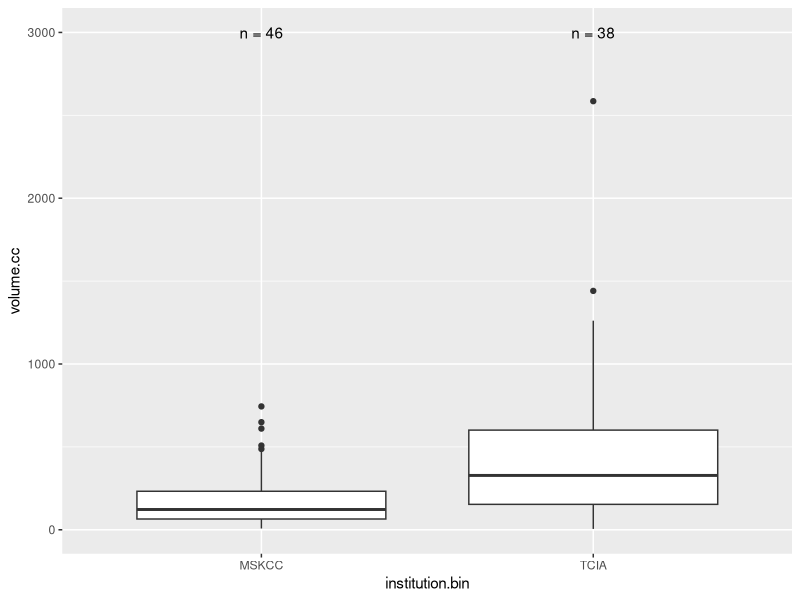
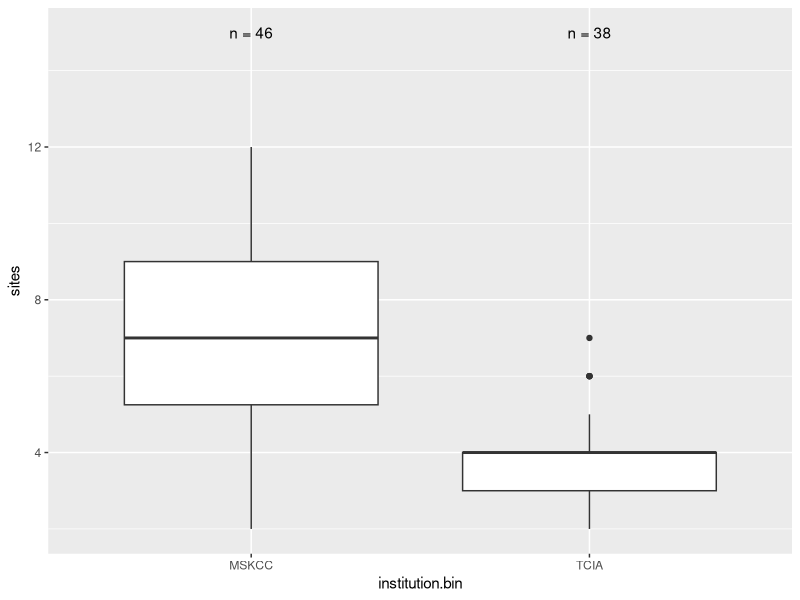
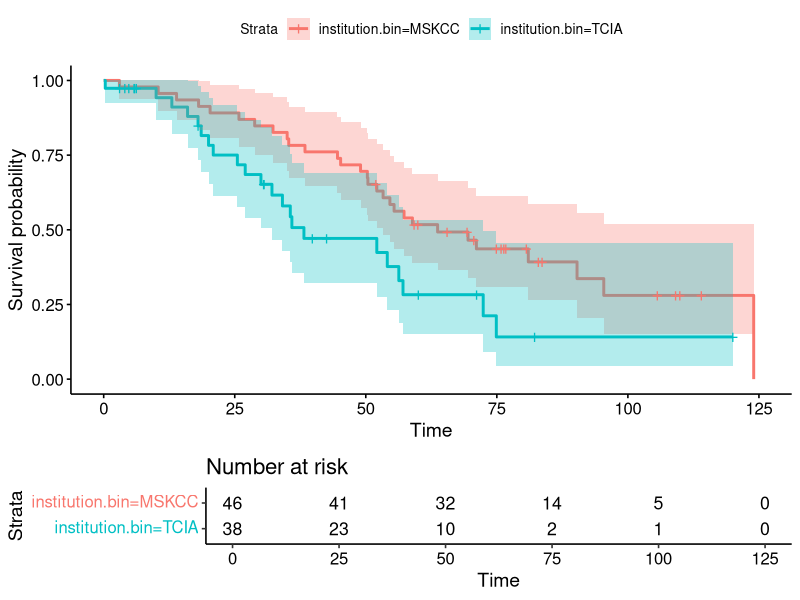
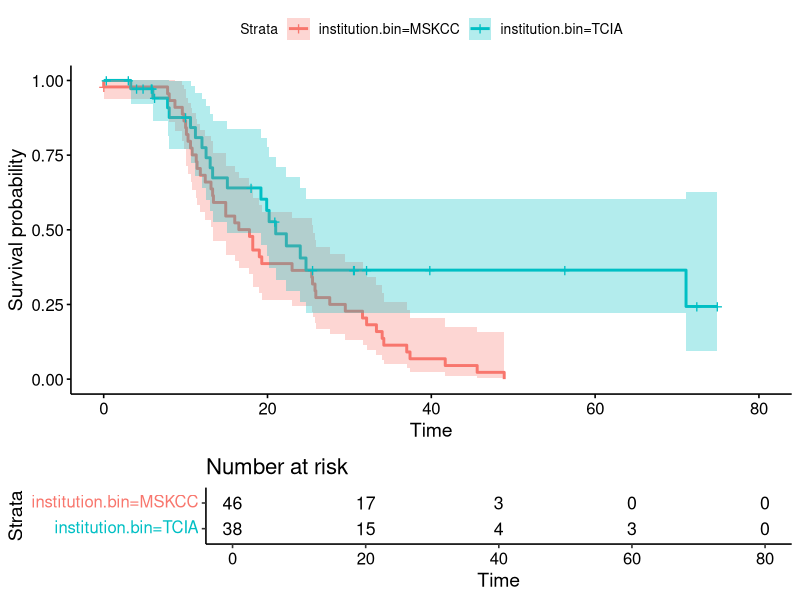

R code for these plots, in order: (Note: this script raises an error after producing the figures.)
## ---- chunk 1

## ---- chunk 2
knitr::opts_chunk$set(echo = TRUE)
## ---- chunk 3
require(tidyverse)
require(knitr)
require(broom)
require(survival)
require(survminer)
# options for output
options(scipen=1, digits=2)
# Variants of mean, median etc with na.rm = T
min_    <- function(...) min(..., na.rm=T)
max_    <- function(...) max(..., na.rm=T)
mean_   <- function(...) mean(..., na.rm=T)
median_ <- function(...) median(..., na.rm=T)
Q1_     <- function(...) quantile(..., probs=0.25, na.rm = TRUE)
Q3_     <- function(...) quantile(..., probs=0.75, na.rm = TRUE)
sum_    <- function(...) sum(..., na.rm=T)
# function to return counts of samples
n_fun <- function(x, y){ # y is position for labels
  return(data.frame(y, label = paste0("n = ", length(x))))
}
## ---- chunk 4
clin.data <- read_csv("2017-Veeraraghavan-data.csv")
## ---- chunk 5
clin.data %>%
  distinct(tcga.id) %>% tally()
## ---- chunk 6
clin.data %>%
  select(tcga.id) %>% tally()
## ---- chunk 7
clin.data %>%
  count(institution.bin) %>%
  mutate(rel.freq = 100 * n/sum(n))
#  kable(digits = 2)
## ---- chunk 8
clin.data %>%
  count(institution.bin, platinum.resistant) %>%
  mutate(rel.freq = 100 * n/sum(n))
## ---- chunk 9
clin.data %>%
  count(institution.bin, stage) %>%
  mutate(rel.freq = 100 * n/sum(n))
## ---- chunk 10
clin.data %>%
    group_by(institution.bin) %>%
    summarize_each(funs(
    min_,
    Q1_,
    median_,
    Q3_,
    max_
    ), 
    volume.cc) 
## ---- chunk 11
clin.data %>%
  ggplot(aes(x = institution.bin, y = volume.cc)) + geom_boxplot() +
    stat_summary(fun.data = n_fun, fun.args = 3000, geom = "text")
## ---- chunk 12
clin.data %>% 
  do(tidy(wilcox.test(volume.cc ~ institution.bin, data = .)))
## ---- chunk 13
clin.data %>%
    group_by(institution.bin) %>%
    summarize_each(funs(
    min_,
    Q1_,
    median_,
    Q3_,
    max_
    ), 
    sites) 
## ---- chunk 14
clin.data %>%
  ggplot(aes(x = institution.bin, y = sites)) + geom_boxplot() +
    stat_summary(fun.data = n_fun, fun.args = 15, geom = "text")
## ---- chunk 15
clin.data %>% 
  do(tidy(wilcox.test(sites ~ institution.bin, data = .)))
## ---- chunk 16
clin.data %>% 
  group_by(institution.bin) %>% 
  do(glance(survfit(Surv(time=os.mos, event=dead=="1") ~ 1, data=.)))
## ---- chunk 17
ggsurvplot(
  survfit(Surv(time=os.mos, event=dead=="1") ~ institution.bin, data=clin.data),
  data = clin.data, risk.table = TRUE, conf.int = TRUE)
## ---- chunk 18
clin.data %>% 
  group_by(institution.bin) %>% 
  do(glance(survfit(Surv(time=pfs.mos, event=recurrence=="1") ~ 1, data=.)))
## ---- chunk 19
ggsurvplot(
  survfit(Surv(time=pfs.mos, event=recurrence=="1") ~ institution.bin, data=clin.data),
  data = clin.data, risk.table = TRUE, conf.int = TRUE)
## ---- chunk 20
clin.data %>% 
  # filter(stage > 2) %>% # 4 stage 2 cases in the TCIA cohort
  group_by(institution.bin) %>%
  do(tidy(
    coxph(Surv(time=os.mos, event=dead=="1")
          ~ age + stage + platinum.resistant + volume.cc + residual.disease,
          data=.),
    exponentiate = TRUE)) %>%
  select(institution.bin, term, estimate, p.value, conf.low, conf.high) %>%
  arrange(institution.bin, p.value)
## ---- chunk 21
clin.data %>% 
  #filter(stage > 2) %>% # 4 stage 2 cases in the TCIA cohort
  group_by(institution.bin) %>%
  do(tidy(
    coxph(Surv(time=pfs.mos, event=recurrence=="1")
          ~ age + stage + platinum.resistant + volume.cc + residual.disease,
          data=.),
    exponentiate = TRUE)) %>%
  select(institution.bin, term, estimate, p.value, conf.low, conf.high) %>%
  arrange(institution.bin, p.value)
## ---- chunk 22
clin.data.wide <- clin.data %>%
  gather(image.metric, measurement, c.se:entropy)
## ---- chunk 23
clin.data.wide %>%
  group_by(image.metric) %>%
  do(tidy(cor.test(.$volume.cc, .$measurement))) %>%
  arrange(desc(estimate), p.value)
## ---- chunk 24
clin.data.wide %>%
  group_by(image.metric) %>%
  do(tidy(cor.test(.$sites, .$measurement))) %>%
  arrange(desc(estimate), p.value)
## ---- chunk 25
clin.data.wide %>%
  group_by(image.metric, institution.bin) %>%
  do(tidy(cor.test(.$os.mos, .$measurement))) %>%
  arrange(desc(estimate), p.value)
## ---- chunk 26
clin.data.wide %>%
  group_by(image.metric,institution.bin) %>%
  do(tidy(cor.test(.$pfs.mos, .$measurement))) %>%
  arrange(desc(estimate), p.value)
